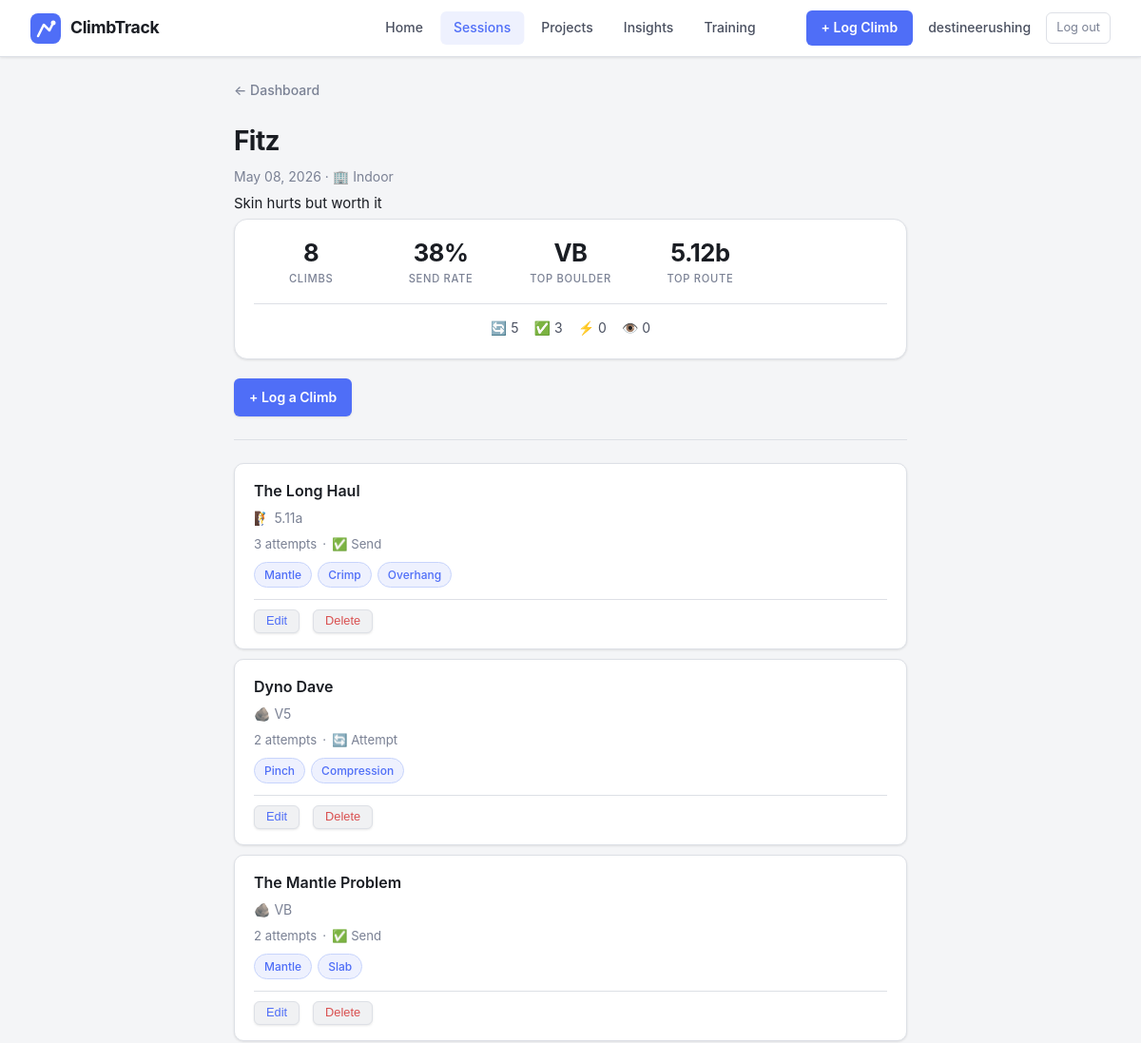
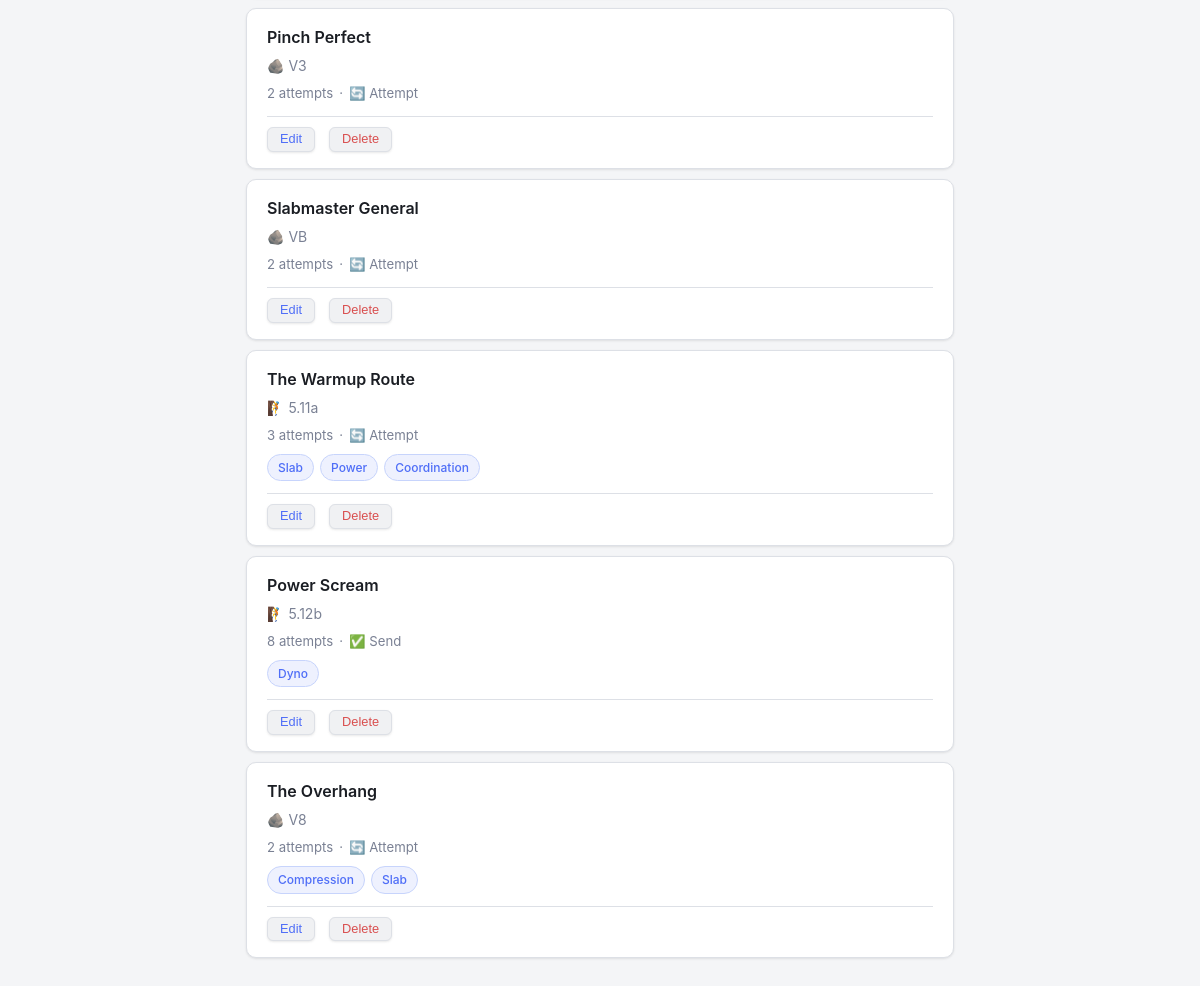
/session/60 (signed in), run on the app's committed database (2 pictures, top to bottom).
### app.py (models this page shows, shortened)
class User(UserMixin, db.Model):
    id = db.Column(db.Integer, primary_key=True)
    email = db.Column(db.String(150), unique=True, nullable=False)
    display_name = db.Column(db.String(100), nullable=False)
    password_hash = db.Column(db.String(256), nullable=False)
    created_at = db.Column(db.DateTime, default=datetime.utcnow)
    sessions = db.relationship('Session', backref='user', lazy=True)

class Gym(db.Model):
    id = db.Column(db.Integer, primary_key=True)
    name = db.Column(db.String(100), nullable=False, unique=True)
    address = db.Column(db.String(200))
    is_outdoor = db.Column(db.Boolean, default=False)
    image_filename = db.Column(db.String(200))
    created_at = db.Column(db.DateTime, default=datetime.utcnow)
    sessions = db.relationship('Session', backref='gym', lazy=True)
    routes = db.relationship('Route', backref='gym', lazy=True)

class Session(db.Model):
    id = db.Column(db.Integer, primary_key=True)
    date = db.Column(db.DateTime, default=datetime.utcnow)
    gym_id = db.Column(db.Integer, db.ForeignKey('gym.id'), nullable=True)
    user_id = db.Column(db.Integer, db.ForeignKey('user.id'), nullable=True)
    location = db.Column(db.String(100))
    session_type = db.Column(db.String(20), default='indoor')
    notes = db.Column(db.String(300))
    climbs = db.relationship('Climb', backref='session', lazy=True)

class Climb(db.Model):
    id = db.Column(db.Integer, primary_key=True)
    session_id = db.Column(db.Integer, db.ForeignKey('session.id'), nullable=True)
    route_id = db.Column(db.Integer, db.ForeignKey('route.id'), nullable=True)
    climb_name = db.Column(db.String(100))
    discipline = db.Column(db.String(20), default='boulder')  # 'boulder' or 'route'
    grade = db.Column(db.String(20))
    attempts = db.Column(db.Integer)
    result = db.Column(db.String(20), default='attempt')
    notes = db.Column(db.String(500))
    style_tags = db.Column(db.String(300))  # comma-separated e.g. "crimp,overhang"
    photo_filename = db.Column(db.String(200))
    video_url = db.Column(db.String(500))
    def get_style_tags(self):
        if not self.style_tags:
            return []
        return [t.strip() for t in self.style_tags.split(',') if t.strip()]

### app.py (the view)
@app.route("/session/<int:session_id>")
@login_required
def view_session(session_id):
    session = Session.query.get_or_404(session_id)
    stats = compute_stats(session.climbs)
    return render_template(
        "session.html",
        session=session,
        result_labels=RESULT_LABELS,
        stats=stats
    )

### app.py (called while the page is built)
@login_manager.user_loader
def load_user(user_id):
    return User.query.get(int(user_id))

def compute_stats(climbs):
    total = len(climbs)
    sends = sum(1 for c in climbs if c.result in SEND_RESULTS)
    send_rate = round((sends / total) * 100) if total > 0 else 0
    sent_climbs = [c for c in climbs if c.result in SEND_RESULTS and c.grade]
    def find_hardest(discipline):
        candidates = [c.grade for c in sent_climbs if c.discipline == discipline]
        if not candidates:
            return None
        return max(candidates, key=lambda g: GRADE_RANK.get((discipline, g), -1))
    hardest_boulder = find_hardest('boulder')
    hardest_route = find_hardest('route')
    breakdown = {rt: sum(1 for c in climbs if c.result == rt) for rt in RESULT_TYPES}
    return {
        'total': total,
        'sends': sends,
        'send_rate': send_rate,
        'hardest_boulder': hardest_boulder,
        'hardest_route': hardest_route,
        'breakdown': breakdown,
    }

### templates/session.html (shortened to what this page needs)
<!DOCTYPE html>
<html>
<head>
    <link rel="stylesheet" href="{{ url_for('static', filename='style.css') }}">
</head>
<body>
    <header class="desktop-nav">
        <a href="/" class="desktop-nav-logo">
            <span class="desktop-nav-wordmark">ClimbTrack</span>
        </a>
        <nav class="desktop-nav-links">
            <a href="/" class="desktop-nav-link">Home</a>
            <a href="/gyms" class="desktop-nav-link active">Sessions</a>
            <a href="/projects" class="desktop-nav-link">Projects</a>
            <a href="/insights" class="desktop-nav-link">Insights</a>
            <a href="/training" class="desktop-nav-link">Training</a>
        </nav>
        <div class="desktop-nav-user">
            <a href="/session/new" class="desktop-nav-cta">+ Log Climb</a>
            <span class="desktop-nav-name">{{ current_user.display_name }}</span>
            <a href="/logout" class="desktop-nav-logout">Log out</a>
        </div>
    </header>
    <nav class="top-nav"><a href="/">← Dashboard</a></nav>
    <h1>{{ session.gym.name if session.gym else session.location }}</h1>
    <p class="muted">
        {{ session.date.strftime('%B %d, %Y') }} ·
        {% if session.session_type == 'outdoor' %}⛰️ Outdoor{% else %}🏢 Indoor{% endif %}
    </p>
    {% if session.notes %}<p>{{ session.notes }}</p>{% endif %}
    {% if stats.total > 0 %}
    <div class="stats-card">
        <div class="stats-grid">
            <div class="stat">
                <div class="stat-value">{{ stats.total }}</div>
                <div class="stat-label">Climbs</div>
            </div>
            <div class="stat">
                <div class="stat-value">{{ stats.send_rate }}%</div>
                <div class="stat-label">Send Rate</div>
            </div>
            <div class="stat">
                <div class="stat-value">{{ stats.hardest_boulder or '—' }}</div>
                <div class="stat-label">Top Boulder</div>
            </div>
            <div class="stat">
                <div class="stat-value">{{ stats.hardest_route or '—' }}</div>
                <div class="stat-label">Top Route</div>
            </div>
        </div>
        <div class="breakdown">
            <span>🔄 {{ stats.breakdown.attempt }}</span>
            <span>✅ {{ stats.breakdown.send }}</span>
            <span>⚡ {{ stats.breakdown.flash }}</span>
            <span>👁️ {{ stats.breakdown.onsight }}</span>
        </div>
    </div>
    {% endif %}
    <div class="btn-row">
        <a href="/session/{{ session.id }}/add" class="btn">+ Log a Climb</a>
    </div>
    <hr>
    {% if session.climbs %}
        {% for climb in session.climbs %}
        <div class="card">
            <h3>
                {% if climb.route_id %}
                <a href="/route/{{ climb.route_id }}">{{ climb.climb_name }}</a>
                {% else %}
                {{ climb.climb_name }}
                {% endif %}
            </h3>
            <p class="muted">{% if climb.discipline == 'route' %}🧗{% else %}🪨{% endif %} {{ climb.grade }}</p>
            <div class="mini-stats">
                <span>{{ climb.attempts }} attempt{% if climb.attempts != 1 %}s{% endif %}</span>
                <span>·</span>
                <span>{{ result_labels[climb.result] }}</span>
            </div>
            {% if climb.get_style_tags() %}
            <div class="tag-list">
                {% for tag in climb.get_style_tags() %}
                <span class="tag">{{ tag | capitalize }}</span>
                {% endfor %}
            </div>
            {% endif %}
            <div class="card-actions">
                <button class="card-action-btn" onclick="window.location='/climb/{{ climb.id }}/edit'">Edit</button>
                <button class="card-action-btn card-action-btn-danger" onclick="if(confirm('Delete this climb?')) { fetch('/climb/{{ climb.id }}/delete', {method:'POST'}).then(() => window.location.reload()) }">Delete</button>
            </div>
        </div>
        {% endfor %}
    {% else %}
        <div class="empty-state">
            <div class="empty-state-icon">🧗</div>
            <p>No climbs logged yet. Add your first one!</p>
        </div>
    {% endif %}
</body>
</html>

### data on the page
User: display_name "destineerushing"
Gym: gym "Fitz"
Climb: grade "VB", climb_name "The Mantle Problem", attempts "2", result "✅ Send", tag "Mantle" "Slab"
Climb: grade "5.12b", climb_name "Power Scream", attempts "8", result "✅ Send", style_tags "Dyno"
Climb: climb_name "The Long Haul", grade "5.11a", attempts "3", result "✅ Send", tag "Mantle" "Crimp" "Overhang"
Climb: climb_name "Dyno Dave", grade "V5", attempts "2", result "🔄 Attempt", tag "Pinch" "Compression"
Climb: climb_name "Pinch Perfect", grade "V3", attempts "2", result "🔄 Attempt"
Climb: climb_name "Slabmaster General", grade "VB", attempts "2", result "🔄 Attempt"
Climb: climb_name "The Warmup Route", grade "5.11a", attempts "3", result "🔄 Attempt", tag "Slab" "Power" "Coordination"
Climb: climb_name "The Overhang", grade "V8", attempts "2", result "🔄 Attempt", tag "Compression" "Slab"

### other printed values
{{ session.date.strftime('%B %d, %Y') }} "May 08, 2026"
{{ session.notes }} "Skin hurts but worth it"
{{ stats.total }} "8"
{{ stats.send_rate }} "38"
{{ stats.breakdown.attempt }} "5"
{{ stats.breakdown.send }} "3"
{{ stats.breakdown.flash }} "0"
{{ stats.breakdown.onsight }} "0"
